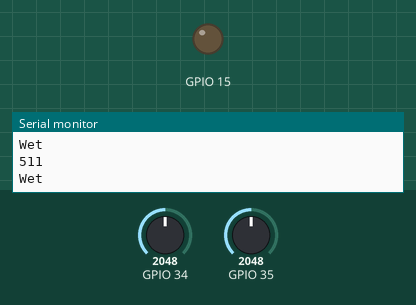
Recording of a sketch running on a simulated ESP32. Shown: output pins drawn as LEDs (lit = HIGH), the last lines printed to the serial monitor. The inputs (shaded band) are chosen by the test bench; at power-on: GPIO 34 = 2048, GPIO 35 = 2048.

Above: at 1.2 s.
1.3 s: GPIO 34 set to 2124
At 2.3 s:
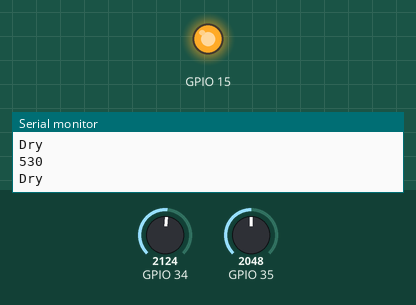
2.8 s: GPIO 34 set to 2047
At 3.6 s:
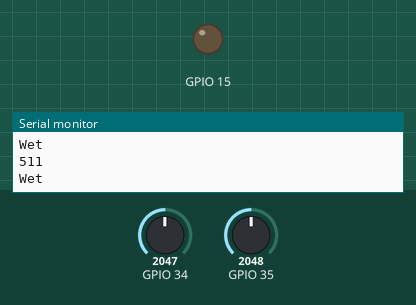
4.3 s: GPIO 34 set to 2866
At 4.9 s:
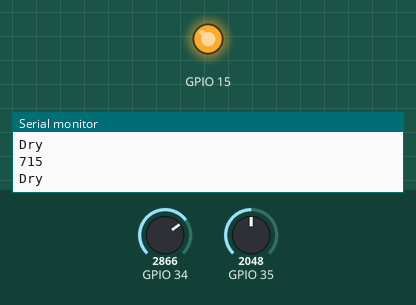
Timing chart, 0 to 7.3 s (numbered marks = the images above; inputs shaded):
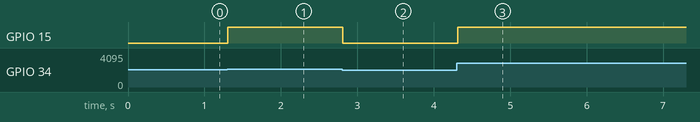

Measured:
- the behaviour switches between 2049 and 2050 on GPIO 34 (found by bisection; images 0 and 1)
- after the input at 1.3 s, GPIO 15: LOW → HIGH at once
- after the input at 2.8 s, GPIO 15: HIGH → LOW at once
- after the input at 4.3 s, GPIO 15: LOW → HIGH at once

The sketch:

soil_moist_esp32.ino
```cpp
int wait = 0;
void setup() {
 Serial.begin(9600); // open serial port, set the baud rate as 9600 bps
 Serial.println("test");
 pinMode(15,OUTPUT);
}
void loop() {
 int dry_level = map(analogRead(35),0,4095,0,1023);
 int sensor_readout = map(analogRead(34),0,4095,0,1023);
 if( sensor_readout > dry_level){
  Serial.println("Dry");
  digitalWrite(15,HIGH);
 }else {
  Serial.println("Wet");
  digitalWrite(15,LOW);
 }
 delay(100);
 Serial.println(sensor_readout);
}
```
